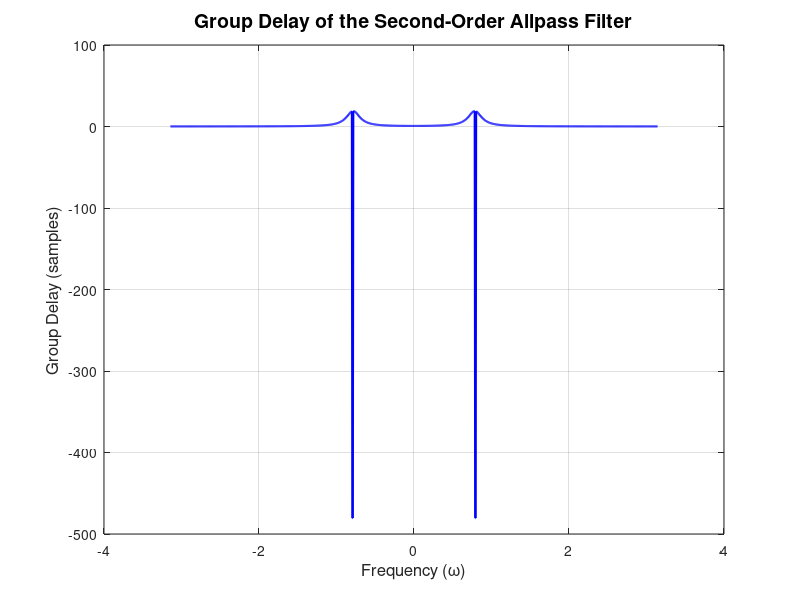

Recreate this plot in MATLAB.
omega = linspace(-pi, pi, 1000);
num = 0.81 - 1.2728 * exp(-1j * omega) + exp(-2j * omega);
den = 1 - 1.2728 * exp(-1j * omega) + 0.81 * exp(-2j * omega);
H = num ./ den;
phase_response = angle(H);

d_phase = gradient(phase_response, omega(2) - omega(1));
group_delay = -d_phase;

figure;
plot(omega, group_delay, 'b', 'LineWidth', 1.5);
xlabel('Frequency (\omega)', 'FontSize', 12);
ylabel('Group Delay (samples)', 'FontSize', 12);
title('Group Delay of the Second-Order Allpass Filter', 'FontSize', 14);
grid on;
